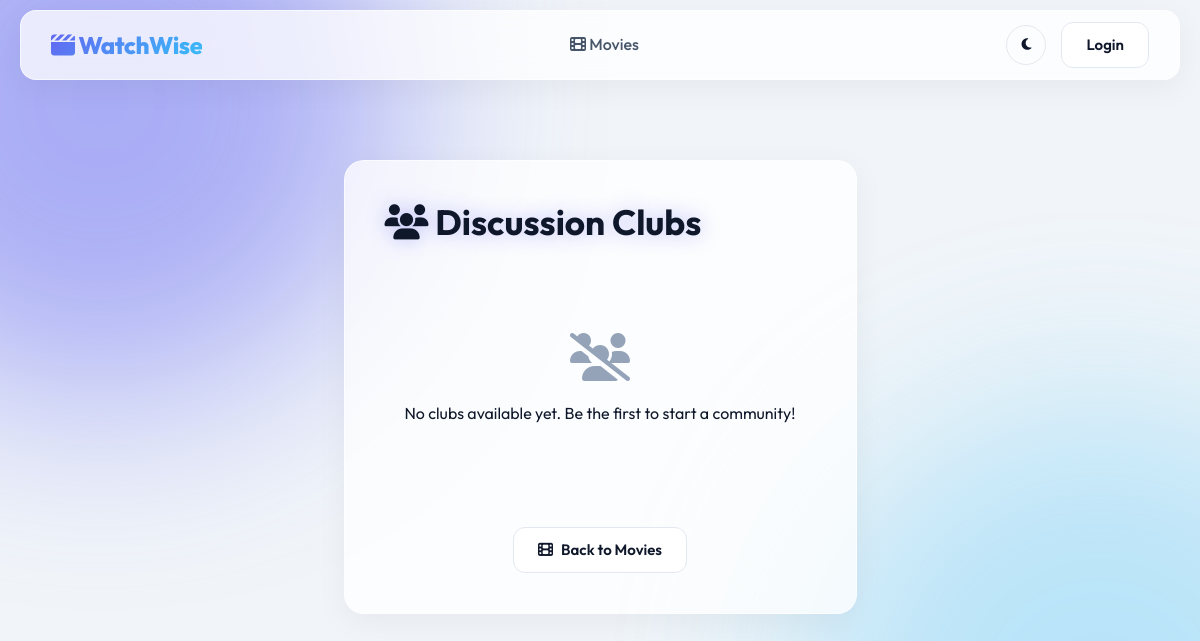
Before: /groups/ with the older database file.
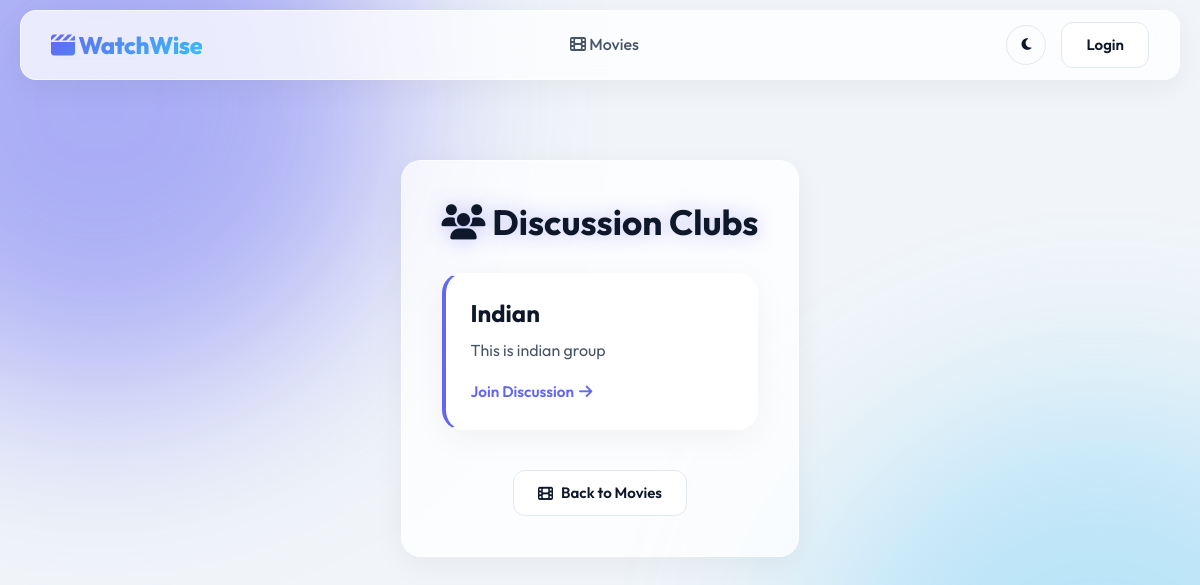
After: the same page with the newer database file.
### groups/models.py (models this page shows, shortened)
class Group(models.Model):
    name = models.CharField(max_length=150, unique=True)
    description = models.TextField(blank=True)
    created_by = models.ForeignKey(
        User,
        on_delete=models.CASCADE,
        related_name="created_groups"
    )
    members = models.ManyToManyField(
        User,
        related_name="joined_groups",
        blank=True
    )
    created_at = models.DateTimeField(auto_now_add=True)

### groups/views.py (the view)
# urls.py: path("", views.group_list_view, name="list"),
def group_list_view(request):
    groups = Group.objects.all()
    return render(request, "groups/group_list.html", {"groups": groups})

### templates/groups/group_list.html (shortened to what this page needs)
{% extends "base.html" %}
{% block content %}
<div class="glass-panel animate-fade-in" style="max-width: 900px; margin: 50px auto; padding: 40px;">
  <div style="display: flex; justify-content: space-between; align-items: center; flex-wrap: wrap; gap: 15px; margin-bottom: 30px;">
    <h2 class="title-glow" style="margin: 0;"><i class="fa-solid fa-users"></i> Discussion Clubs</h2>
  </div>
  <div style="display: grid; gap: 20px;">
    {% for group in groups %}
      <div class="glass-panel" style="padding: 25px; transition: transform 0.2s ease, box-shadow 0.2s ease; border-left: 4px solid var(--accent);">
        <h3 style="margin-bottom: 10px;">
          <a href="{% url 'groups:detail' group.id %}" style="color: var(--text-primary); text-decoration: none;">
            {{ group.name }}
          </a>
        </h3>
        {% if group.description %}
          <p style="color: var(--text-secondary); line-height: 1.6; margin-bottom: 15px;">{{ group.description }}</p>
        {% else %}
          <p style="color: var(--text-muted); font-style: italic; margin-bottom: 15px;">No description provided.</p>
        {% endif %}
        <a href="{% url 'groups:detail' group.id %}" style="font-weight: 600; font-size: 0.95rem; display: inline-flex; align-items: center; gap: 5px; color: var(--accent);">
          Join Discussion <i class="fa-solid fa-arrow-right"></i>
        </a>
      </div>
    {% empty %}
      <div class="empty-state">
        <i class="fa-solid fa-users-slash"></i>
        <p>No clubs available yet. Be the first to start a community!</p>
      </div>
    {% endfor %}
  </div>
  <div style="margin-top: 40px; text-align: center;">
    <a href="{% url 'movies:list' %}" class="btn btn-secondary">
      <i class="fa-solid fa-film"></i> Back to Movies
    </a>
  </div>
</div>
{% endblock %}

### templates/base.html (shortened to what this page needs)
{% load static %}
<!DOCTYPE html>
<html lang="en" data-theme="light">
<head>
  <link rel="stylesheet" href="https://cdnjs.cloudflare.com/ajax/libs/font-awesome/6.4.0/css/all.min.css">
  <link rel="stylesheet" href="{% static 'css/style.css' %}">
</head>
<body>
  <nav class="glass-nav">
    <a href="{% url 'movies:list' %}" style="text-decoration:none;">
      <span class="brand-name"><i class="fa-solid fa-clapperboard"></i> WatchWise</span>
    </a>
    <ul class="nav-links">
      <li><a href="{% url 'movies:list' %}"><i class="fa-solid fa-film"></i> Movies</a></li>
    </ul>
    <div class="nav-right">
      <button class="theme-toggle" id="theme-toggle" aria-label="Toggle Dark Mode" title="Toggle Dark/Light Mode">
        <i class="fa-solid fa-moon"></i>
      </button>
      {% if user.is_authenticated %}
        <a href="{% url 'accounts:profile' %}" class="nav-user">
          <i class="fa-solid fa-circle-user fa-lg"></i> {{ user.username }}
        </a>
        <form action="{% url 'logout' %}" method="post" style="display:inline;">
          {% csrf_token %}
          <button type="submit" class="btn btn-secondary"><i class="fa-solid fa-arrow-right-from-bracket"></i> Logout</button>
        </form>
      {% else %}
        <a href="{% url 'login' %}" class="btn btn-secondary">Login</a>
      {% endif %}
    </div>
  </nav>
  <main class="container animate-fade-in">
    {% block content %}
    {% endblock %}
  </main>
</body>
</html>

### static/css/style.css (style rules this page uses)
:root { --bg-primary: #f1f5f9; --bg-secondary: #ffffff; --text-primary: #0f172a; --text-secondary: #475569; --text-muted: #94a3b8; --accent: #6366f1; --accent-hover: #4f46e5; --danger: #ef4444; --success: #10b981; --border: #e2e8f0; --glass-bg: rgba(255, 255, 255, 0.75); --glass-border: rgba(255, 255, 255, 0.6); --glass-shadow: 0 8px 32px rgba(0, 0, 0, 0.05); }
* { margin: 0; padding: 0; box-sizing: border-box; }
body { font-family: 'Outfit', sans-serif; background-color: var(--bg-primary); color: var(--text-primary); line-height: 1.6; min-height: 100vh; display: flex; flex-direction: column; transition: background-color 0.3s ease, color 0.3s ease; overflow-x: hidden; }
body::before, body::after { content: ''; position: fixed; width: 600px; height: 600px; border-radius: 50%; filter: blur(100px); z-index: -1; opacity: 0.5; pointer-events: none; transition: opacity 0.5s ease; }
body::before { background: var(--accent); top: -200px; left: -200px; }
body::after { background: #38bdf8; bottom: -200px; right: -200px; opacity: 0.3; }
.glass-panel { background: var(--glass-bg); backdrop-filter: blur(16px); -webkit-backdrop-filter: blur(16px); border: 1px solid var(--glass-border); box-shadow: var(--glass-shadow); border-radius: 20px; padding: 30px; transition: transform 0.3s ease, box-shadow 0.3s ease, background 0.3s ease; }
.title-glow { text-shadow: 0 0 20px rgba(99, 102, 241, 0.4); }
.container { max-width: 1200px; margin: 0 auto; padding: 40px 20px; flex: 1; }
a { color: var(--accent); text-decoration: none; transition: color 0.2s; }
h1, h2, h3, h4, h5, h6 { font-weight: 700; line-height: 1.2; margin-bottom: 1rem; color: var(--text-primary); }
h2 { font-size: 2.2rem; }
h3 { font-size: 1.5rem; }
.glass-nav { position: sticky; top: 10px; z-index: 1000; margin: 0 20px; border-radius: 16px; height: 70px; background: var(--glass-bg); backdrop-filter: blur(16px); -webkit-backdrop-filter: blur(16px); border: 1px solid var(--glass-border); box-shadow: var(--glass-shadow); display: flex; align-items: center; justify-content: space-between; padding: 0 30px; transition: background 0.3s, border 0.3s; }
.brand-name { font-size: 24px; font-weight: 800; background: linear-gradient(135deg, var(--accent), #38bdf8); -webkit-background-clip: text; background-clip: text; -webkit-text-fill-color: transparent; letter-spacing: -0.5px; }
.nav-links { list-style: none; display: flex; gap: 30px; align-items: center; margin: 0; padding: 0; }
.nav-links a { color: var(--text-secondary); font-weight: 500; position: relative; padding: 5px 0; }
.nav-links a::after { content: ""; position: absolute; left: 0; bottom: 0; width: 0%; height: 2px; background: linear-gradient(90deg, var(--accent), #38bdf8); transition: width 0.3s ease; }
.nav-right { display: flex; align-items: center; gap: 15px; }
.btn { display: inline-flex; align-items: center; justify-content: center; gap: 8px; padding: 10px 24px; border-radius: 12px; font-weight: 600; font-size: 15px; cursor: pointer; transition: all 0.3s cubic-bezier(0.4, 0, 0.2, 1); border: none; font-family: inherit; text-decoration: none; }
.btn-secondary { background: var(--bg-secondary); color: var(--text-primary) !important; border: 1px solid var(--border); }
.theme-toggle { background: transparent; border: 1px solid var(--border); color: var(--text-primary); width: 40px; height: 40px; border-radius: 50%; display: flex; align-items: center; justify-content: center; cursor: pointer; transition: all 0.3s ease; }
.animate-fade-in { animation: fadeIn 0.5s ease forwards; }

Changed rows visible on the page:
added Group: name "Indian", description "This is indian group"
Other visible differences:
text no longer shown: "No clubs available yet. Be the first to start a community!"
